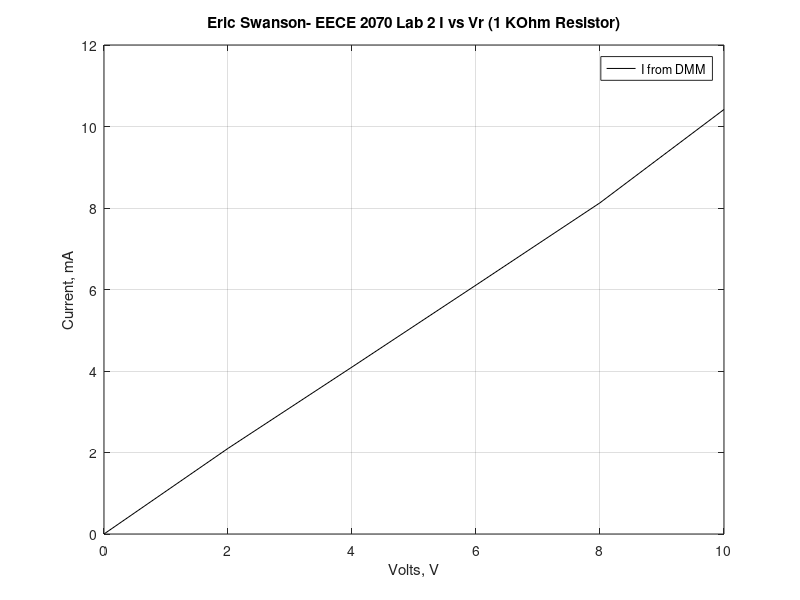

Here is the MATLAB script that generated this plot:
%Lab 2 plotting I vs Vr
%Eric Swanson EECE 2070 Lab 2 Plot 1 (1k Ohm resistor)
figure (1);
IDMM = [ 0 2.101 4.097 6.108 8.128 10.418 ];
V = [ 0 2 4 6 8 10 ];
plot (V,IDMM,'k-');
xlabel ('Volts, V'); ylabel ('Current, mA');
grid on;
legend ('I from DMM')
title ('Eric Swanson- EECE 2070 Lab 2 I vs Vr (1 KOhm Resistor)');